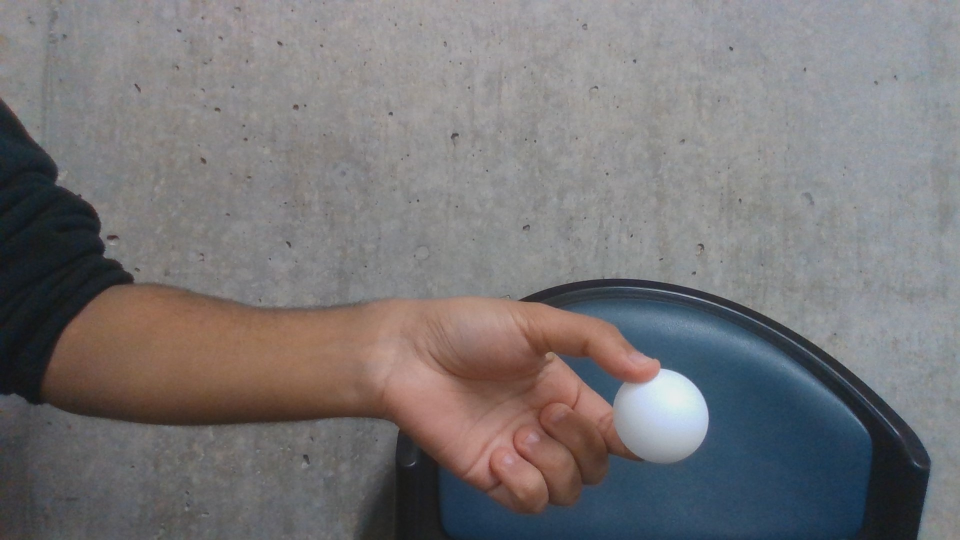
#> input picture pictures/ball_2.jpg, 1920 x 1080 px, found by its file name (shown at 1/2 size)
$ python BallDetect_byColor.py
#> lines starting #> are read from the running program, lines starting #| are printed output that depends on the picture; after the words box and inside, x2 and y2 are one past the last pixel; in counts of white or black regions, pixels touching at a corner belong together
import cv2
import numpy as np

# Read image (color)
im = cv2.imread("pictures/ball_2.jpg", cv2.IMREAD_COLOR)
#> im is the input picture: shape (1080, 1920, 3); mean B, G, R 118.2, 117, 119.7

# --- 1) Convert to LAB and use L (brightness) channel ---
lab = cv2.cvtColor(im, cv2.COLOR_BGR2LAB)
#> lab: shape (1080, 1920, 3); mean of channels 0, 1, 2 125.4, 129.8, 127.8
L, A, B = cv2.split(lab)
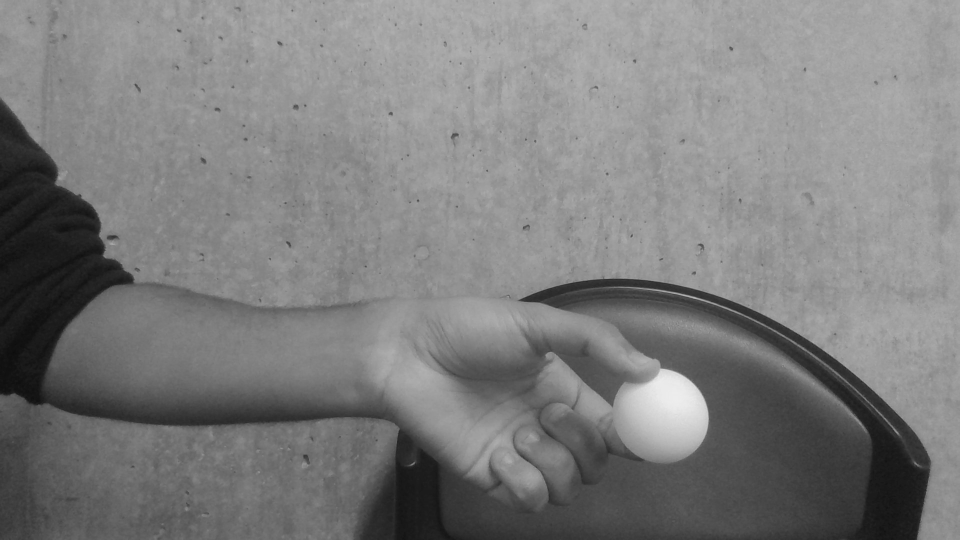
#> L: shape (1080, 1920) (shown at 1/2 size); min 12, max 238, mean 125.4
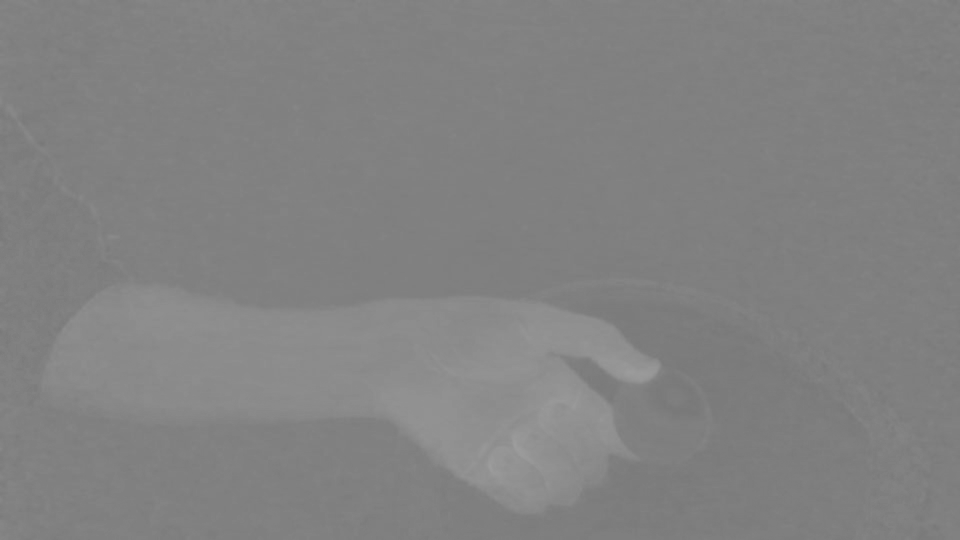
#> A: shape (1080, 1920) (shown at 1/2 size); min 120, max 157, mean 129.8

# Optional: increase local contrast on L
clahe = cv2.createCLAHE(clipLimit=2.0, tileGridSize=(8, 8))
L = clahe.apply(L)
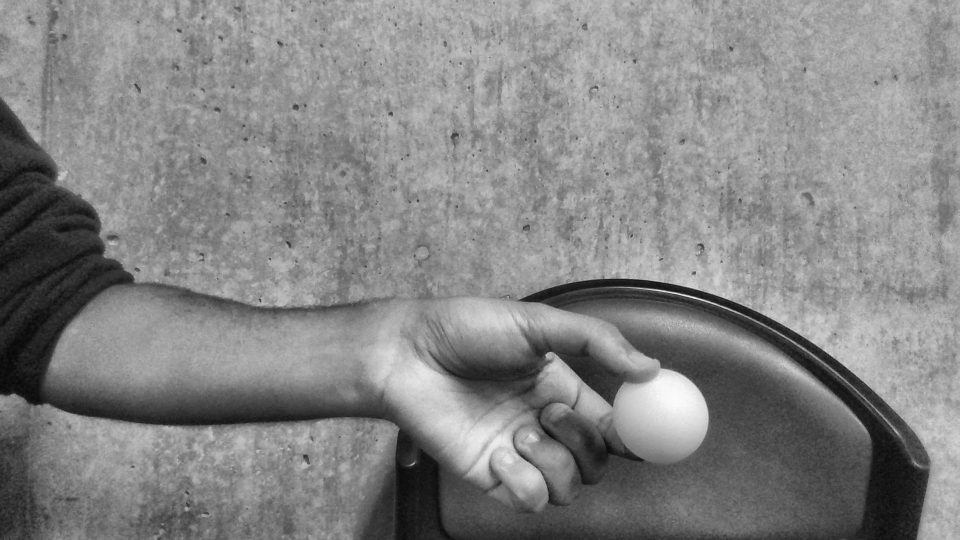
#> L: shape (1080, 1920) (shown at 1/2 size); min 6, max 250, mean 132.6

# Smooth a bit (keeps edges but reduces noise)
L_blur = cv2.GaussianBlur(L, (7, 7), 0)

# --- 2) Create contrast using a white top-hat filter ---
# IMPORTANT: kernel size should be a bit smaller than the ball diameter in pixels.
# Try (31,31), (41,41), (51,51) depending on your image scale.
kernel = cv2.getStructuringElement(cv2.MORPH_ELLIPSE, (31, 31))
tophat = cv2.morphologyEx(L_blur, cv2.MORPH_TOPHAT, kernel)
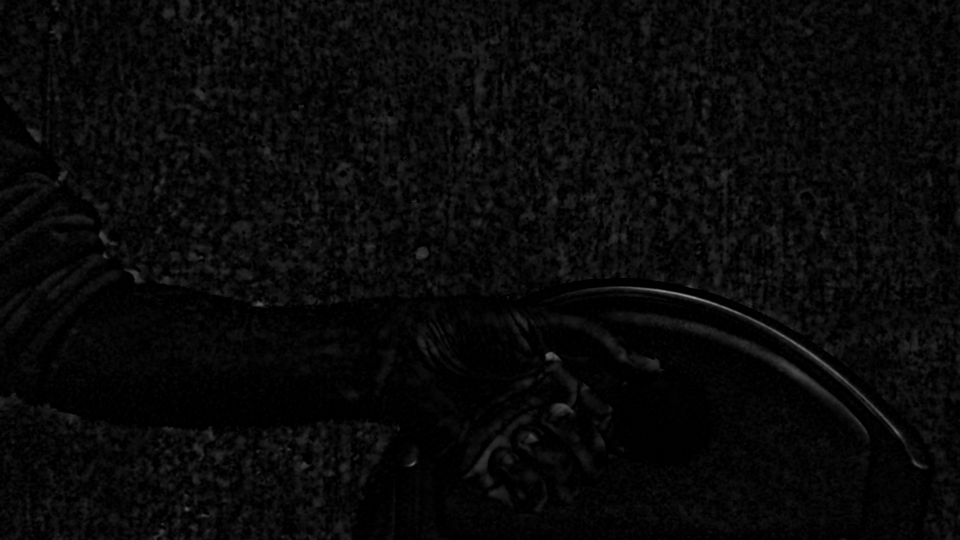
#> tophat: shape (1080, 1920) (shown at 1/2 size); min 0, max 156, mean 8.9

# --- 3) Threshold the enhanced image ---
# Otsu works well after top-hat because background becomes near-zero.
_, bw = cv2.threshold(tophat, 0, 255, cv2.THRESH_BINARY + cv2.THRESH_OTSU)
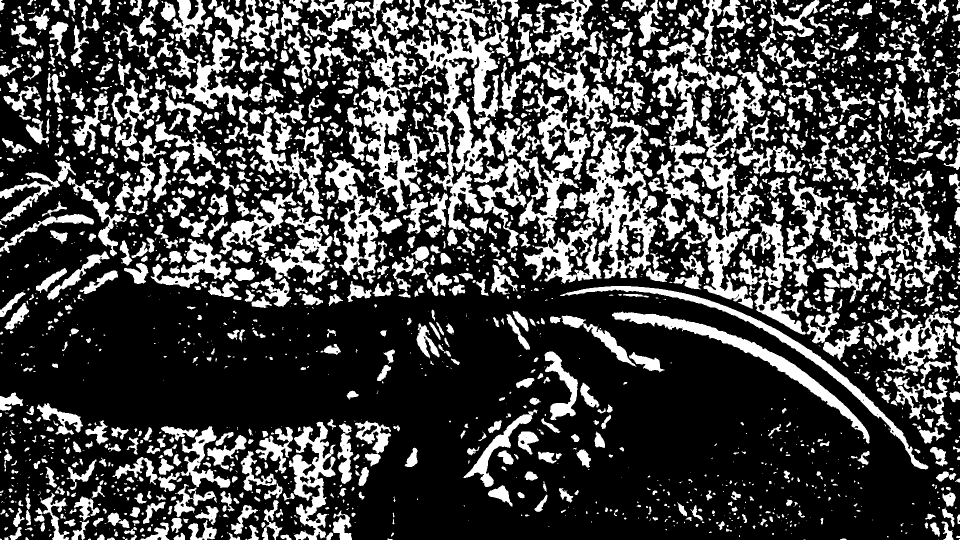
#> bw: shape (1080, 1920) (shown at 1/2 size); 28% white; 2610 white regions (1256 under 20 px), largest, box (x1, y1, x2, y2) and area: (790, 0, 1022, 464) 27702, (1337, 139, 1534, 617) 24867, (1159, 226, 1315, 557) 18324

# Clean up mask
k2 = cv2.getStructuringElement(cv2.MORPH_ELLIPSE, (5, 5))
bw = cv2.morphologyEx(bw, cv2.MORPH_OPEN,  k2, iterations=1)   # remove specks
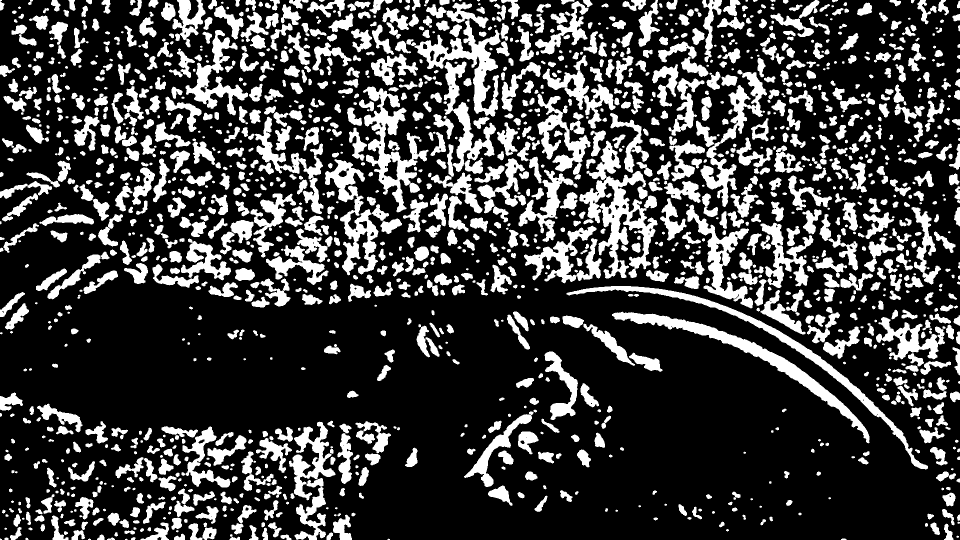
#> bw: shape (1080, 1920) (shown at 1/2 size); 25.2% white; 1652 white regions (150 under 20 px), largest, box (x1, y1, x2, y2) and area: (1159, 281, 1315, 557) 14693, (1224, 623, 1739, 887) 11310, (829, 4, 1001, 233) 10584
bw = cv2.morphologyEx(bw, cv2.MORPH_CLOSE, k2, iterations=2)   # fill holes
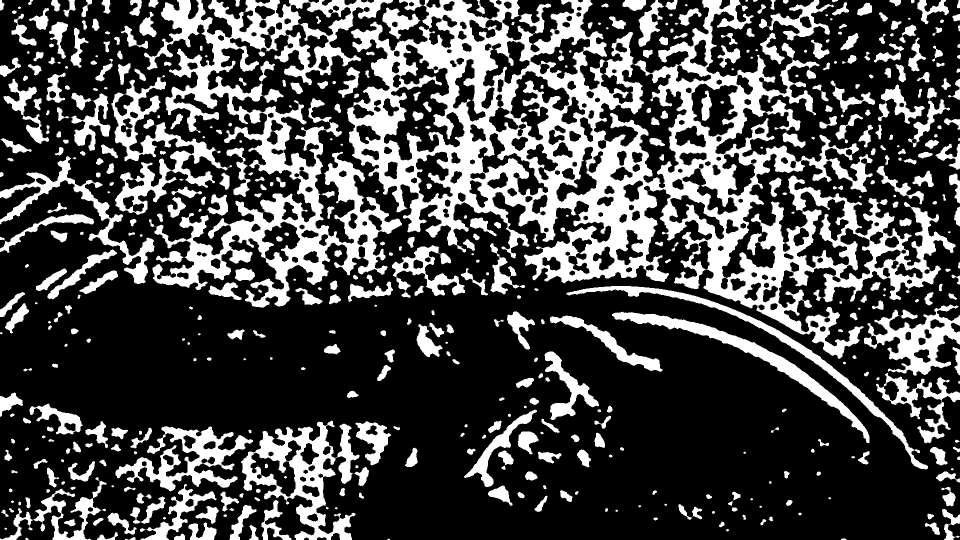
#> bw: shape (1080, 1920) (shown at 1/2 size); 29% white; 569 white regions (75 under 20 px), largest, box (x1, y1, x2, y2) and area: (694, 0, 1911, 718) 248653, (288, 0, 804, 615) 91192, (482, 841, 719, 1080) 19622

# --- 4) Blob detector tuned for the mask ---
params = cv2.SimpleBlobDetector_Params()

# In OpenCV, blob detector expects dark blobs by default in some versions.
# We give it a mask with white blobs, and explicitly filter by color.
params.filterByColor = True
params.blobColor = 255

params.filterByArea = True
params.minArea = 1000
params.maxArea = 200_000

params.filterByCircularity = True
params.minCircularity = 0.6

params.filterByInertia = True
params.minInertiaRatio = 0.1

params.filterByConvexity = True
params.minConvexity = 0.5

detector = cv2.SimpleBlobDetector_create(params)
keypoints = detector.detect(bw)
#> keypoints = ()

# Draw results
im_with_keypoints = cv2.drawKeypoints(
    im, keypoints, None, (0, 0, 255),
    cv2.DRAW_MATCHES_FLAGS_DRAW_RICH_KEYPOINTS
)

cv2.imshow("L (enhanced)", L)
cv2.imshow("tophat (contrast image)", tophat)
cv2.imshow("bw (mask)", bw)
cv2.imshow("Keypoints", im_with_keypoints)
cv2.waitKey(0)
cv2.destroyAllWindows()

$ run again, with pictures/ball_1.jpg copied over pictures/ball_2.jpg
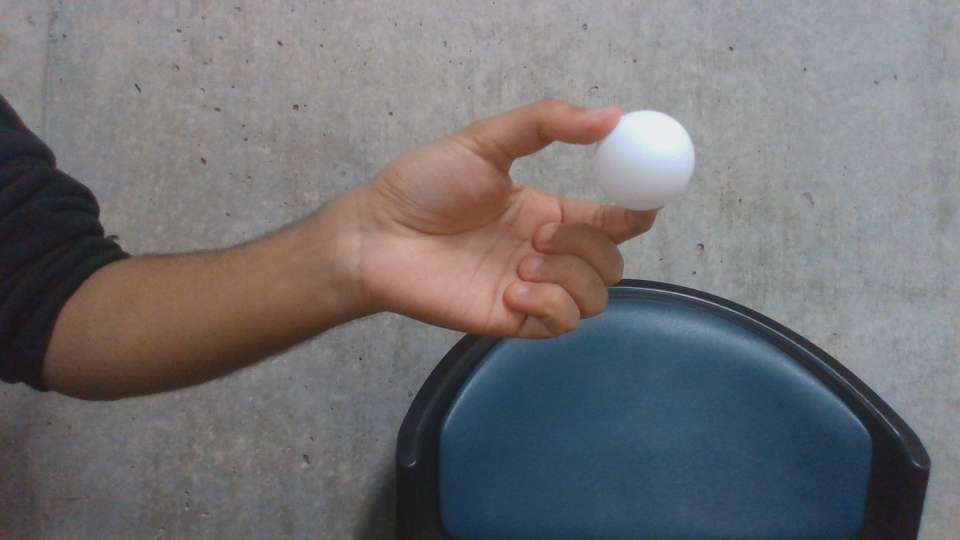
#> input picture pictures/ball_1.jpg, 1920 x 1080 px, found by its file name (shown at 1/2 size)
#> im is the input picture: shape (1080, 1920, 3); mean B, G, R 114.8, 112.7, 114.5
#> lab: shape (1080, 1920, 3); mean of channels 0, 1, 2 120.8, 129.9, 127.2
#> `_, bw = cv2.threshold(tophat, 0, 255, cv2.THRESH_BINARY + cv2.THRESH_O..`:
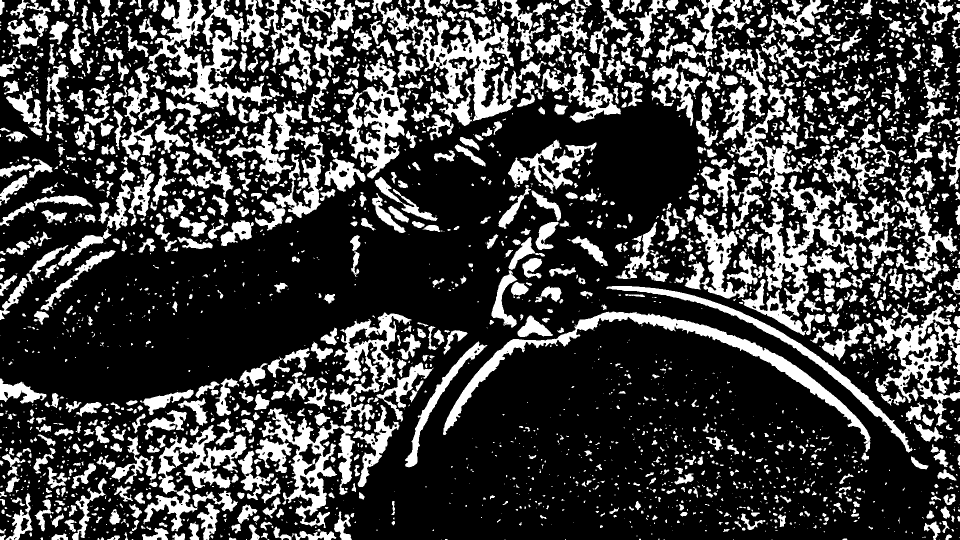
#> bw: shape (1080, 1920) (shown at 1/2 size); 26.1% white; 3058 white regions (1640 under 20 px), largest, box (x1, y1, x2, y2) and area: (743, 0, 1042, 252) 20016, (294, 0, 545, 231) 19584, (886, 623, 1741, 904) 18478
#> `bw = cv2.morphologyEx(bw, cv2.MORPH_CLOSE, k2, iterations=2)`:
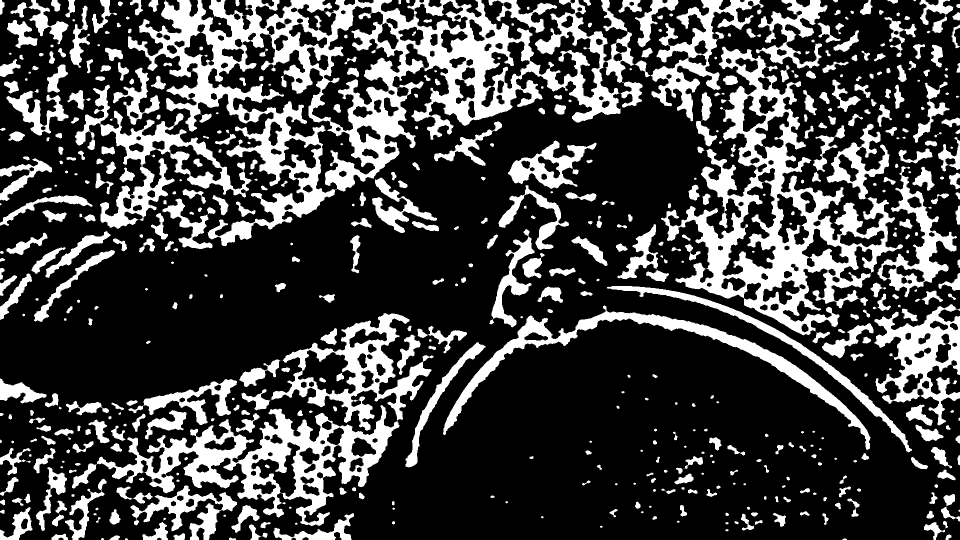
#> bw: shape (1080, 1920) (shown at 1/2 size); 26.8% white; 629 white regions (89 under 20 px), largest, box (x1, y1, x2, y2) and area: (256, 0, 1241, 492) 127304, (1322, 93, 1806, 671) 70535, (144, 626, 867, 1052) 62099
#> keypoints = ()

$ run again, with pictures/ball_3.jpg copied over pictures/ball_2.jpg
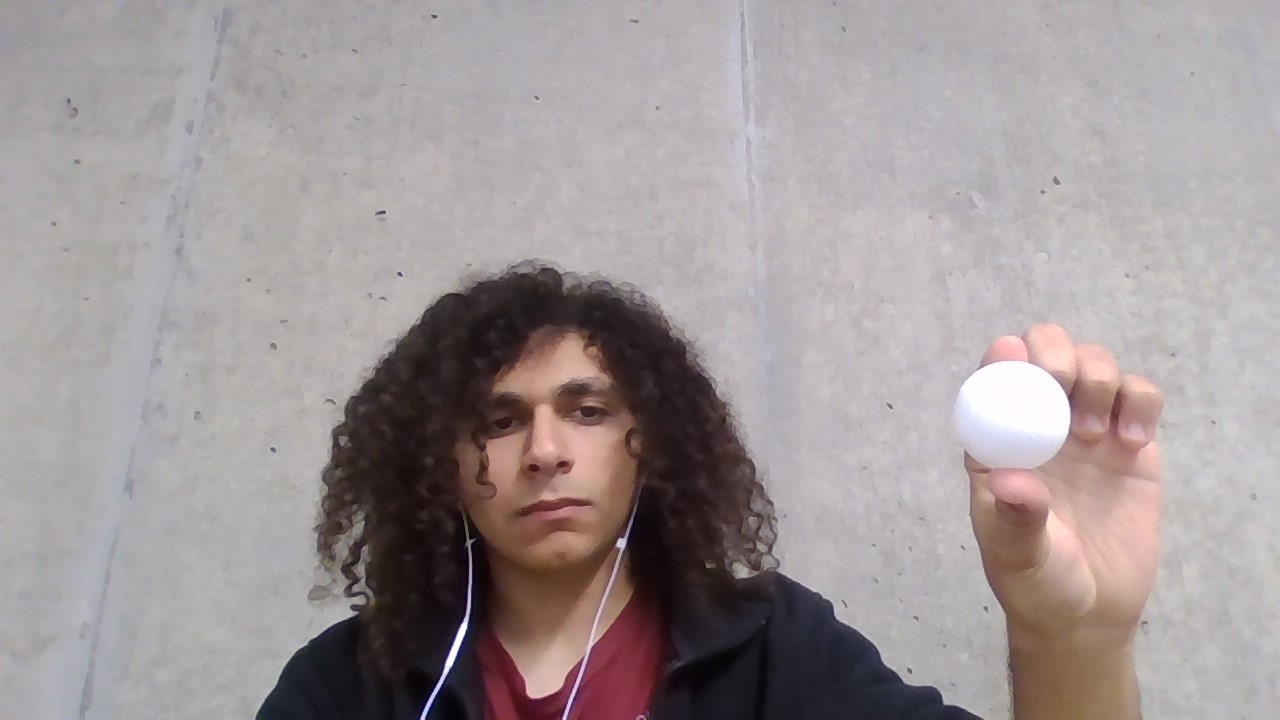
#> input picture pictures/ball_3.jpg, 1280 x 720 px, found by its file name
#> im is the input picture: shape (720, 1280, 3); mean B, G, R 151.2, 150.2, 159
#> lab: shape (720, 1280, 3); mean of channels 0, 1, 2 158.5, 131.8, 129
#> `L, A, B = cv2.split(lab)`:
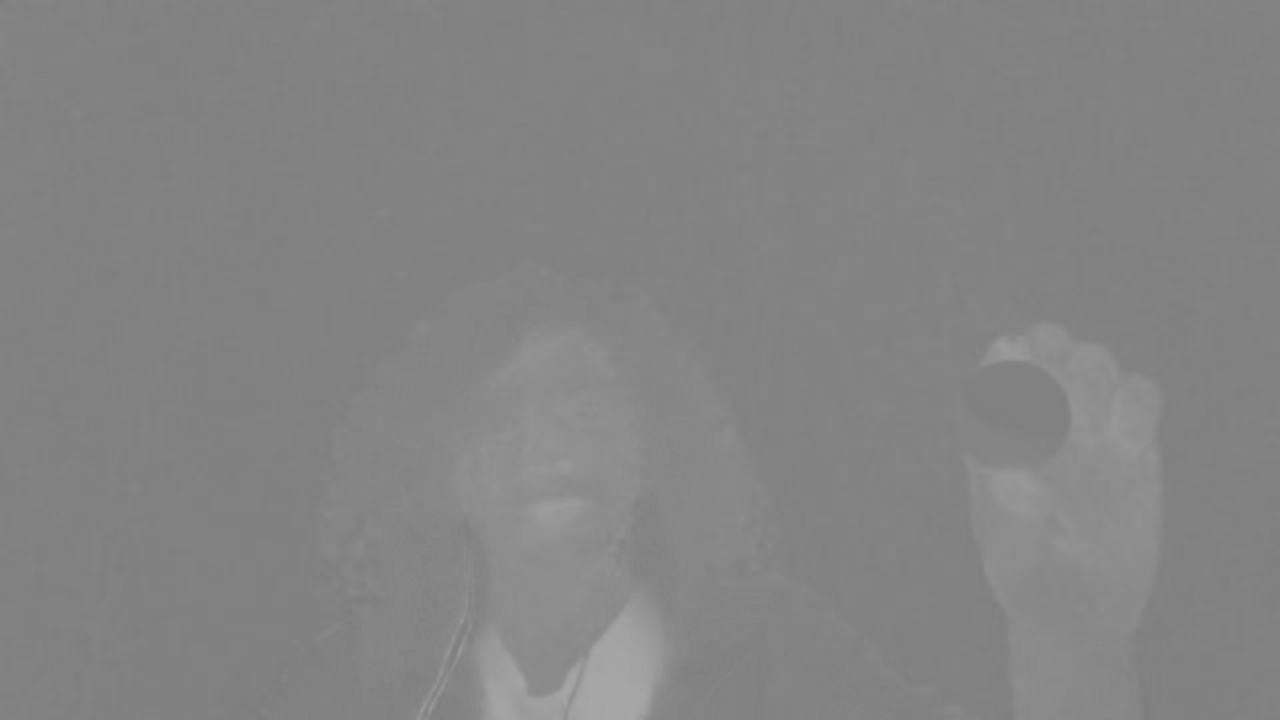
#> A: shape (720, 1280); min 122, max 168, mean 131.8
#> `bw = cv2.morphologyEx(bw, cv2.MORPH_CLOSE, k2, iterations=2)`:
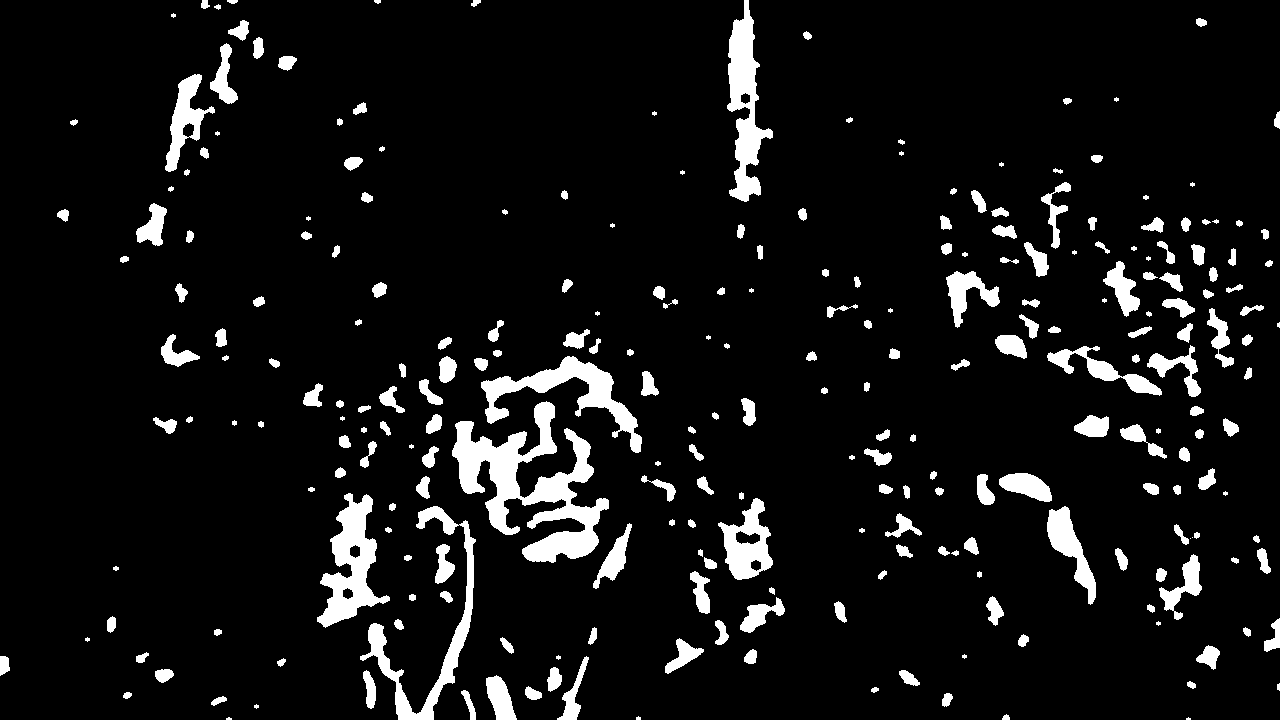
#> bw: shape (720, 1280); 7.6% white; 264 white regions (32 under 20 px), largest, box (x1, y1, x2, y2) and area: (452, 401, 609, 563) 9680, (317, 493, 390, 628) 4206, (727, 0, 773, 202) 4137
#> keypoints = ()
